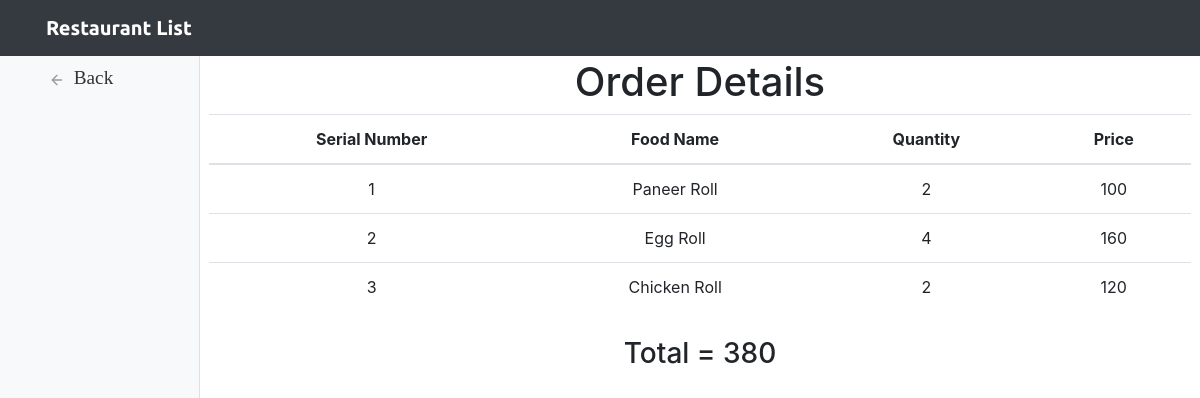
Page /home/customer/details.php?details=45 on the committed database.
### tables this page shows
CREATE TABLE `checkout` (
  `id` int(11) NOT NULL,
  `rid` int(11) NOT NULL,
  `cid` int(11) NOT NULL,
  `food_name` varchar(150) NOT NULL,
  `quantity` int(10) NOT NULL,
  `price` int(20) NOT NULL,
  `restaurant_name` varchar(150) NOT NULL,
  `customer_name` varchar(150) NOT NULL,
  `restaurant_address` varchar(150) NOT NULL,
  `customer_address` varchar(150) NOT NULL,
  `order_time` datetime NOT NULL,
  `status` int(1) NOT NULL DEFAULT '0'
);

### home/customer/details.php (the view, shortened to what this page needs)
<?php
require_once '../../connection.php';
$rid = 0;
$p=0;
if(isset($_GET['details']))
{
    $rid = $_GET['details'];
}
$result = $mysqli->query("SELECT food_name,quantity,price from `checkout` WHERE rid='$rid'") or die($mysqli->error);
$total = $mysqli->query("SELECT SUM(price) AS total FROM `checkout` WHERE rid='$rid'");
$data = mysqli_fetch_assoc($total);
$amount = $data['total'];
?>
<!DOCTYPE html>
<html lang="en">
    <head>
        <?php require_once 'includes/head.php'; ?>
    </head>
    <body>
        <?php require_once 'includes/header.php'; ?>
        <div class="container-fluid">
            <div class="row">
                <?php require_once 'includes/sidebarDetails.php'; ?>
                <main role="main" class="col-md-9 ml-sm-auto col-lg-10 px-4 text-center">
                    <h1 style="margin-top: 10px">Order Details</h1>
                        <div class="row justify-content-center">
                        <table class = "table">
                            <thead>
                            <tr>
                                <th>Serial Number</th>
                                <th>Food Name</th>
                                <th>Quantity</th>
                                <th>Price</th>
                            </tr>
                            </thead>
                            <tbody>
                            <?php while ($row = $result->fetch_assoc()): ?>
                            <tr>
                                <td><?php echo ++$p ?></td>
                                <td><?php echo $row['food_name']; ?></td>
                                <td><?php echo $row['quantity']; ?></td>
                                <td><?php echo $row['price']; ?></td>
                            </tr>
                            <?php endwhile; ?>
                            </tbody>
                        </table>
                        <h3 style="margin-top: 10px">Total = <?php echo $amount;?></h3>
                        </div>
                </main>
            </div>
        </div>
    </body>
</html>

### home/customer/css/styles.css (style rules this page uses)
body { font-size: .875rem; }
[role="main"] { padding-top: 48px; }

### rows in the picture
checkout: food_name "Paneer Roll", quantity "2", price "100"
checkout: food_name "Egg Roll", quantity "4", price "160"
checkout: food_name "Chicken Roll", quantity "2", price "120"

### other values in the picture
$amount "380"
